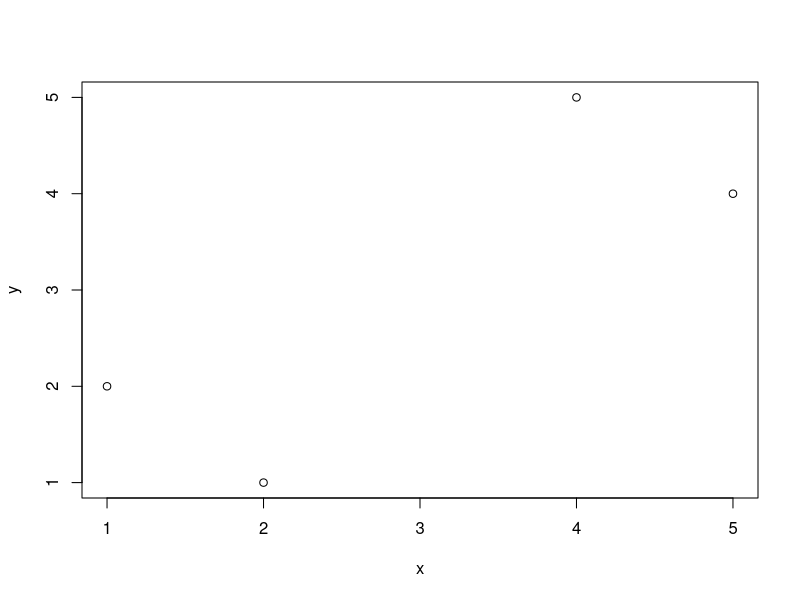

Recreate this plot in R.
## ---- chunk 1
x = c(1,2,4,5)
y = c(2,1,5,4)
data.frame(x,y)
plot(x,y)
